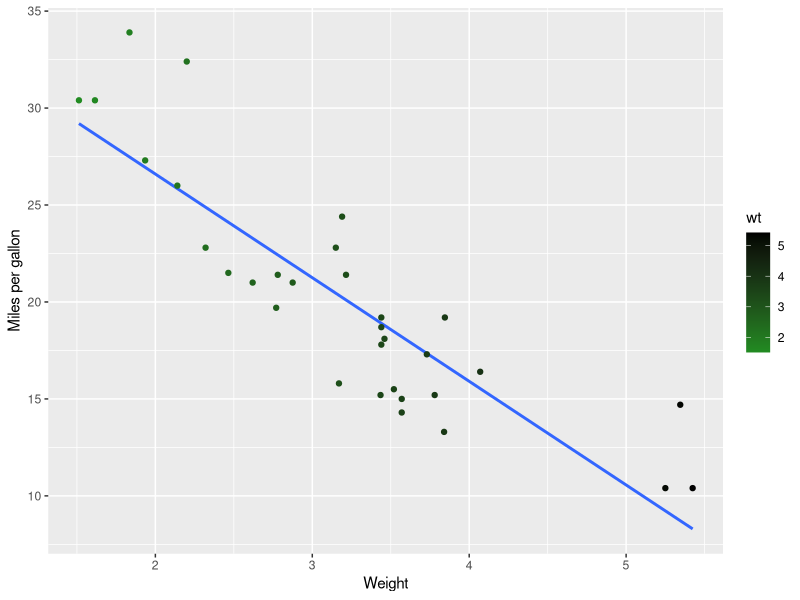

This figure's R source:
## ---- chunk 1
#{r chunk_name, ...}

#Global parameters
#```{r setup, include=FALSE}
#knitr::opts_chunk$set(echo = TRUE)
#```

## ---- chunk 2
library(knitr)
library(ggplot2)
library(markdown)
## ---- chunk 3
data("mtcars")
ggplot(mtcars, aes(x = wt, y = mpg)) +
  geom_smooth(method = lm, se = FALSE) +
  geom_point(aes(color = wt)) +
  xlab("Weight") + 
  ylab("Miles per gallon") +
  scale_colour_gradient(low = "forestgreen", high = "black")
## ---- chunk 4
kable(head(mtcars, n = 5), digits = 3, format = "markdown")
